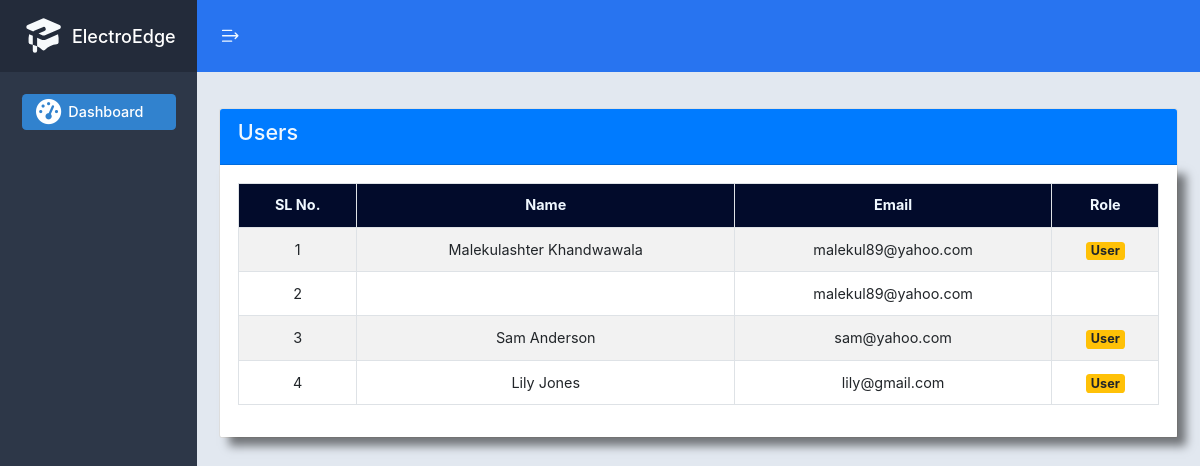
/users/, run on the app's committed database.
### electroapp/models.py (models this page shows)
class CustomUser(AbstractUser):
    role = models.CharField(max_length=100)

### electroapp/views.py (the view)
# urls.py: path('users/', views.users),
def users(request):
    user = User.objects.all()
    context = {'user':user}
    return render(request,'users.html',context)

### template/users.html (shortened to what this page needs)
{% extends 'master.html' %}
{% block content %}
<link rel="stylesheet" href="https://cdn.jsdelivr.net/npm/bootstrap@4.6.2/dist/css/bootstrap.min.css">
<section>
  <div class="card">
    <div class="card-header bg-primary">
      <div class="row">
        <div class="col-md-4">
          <h4 style="color: aliceblue;">Users</h4>
        </div>
        <div class="col-md-4"></div>
          </div>
    </div>
    <div class="card-body" style="box-shadow: 10px 10px 10px rgba(0,0,0,0.5);">
      <table class="table table-bordered table-striped" style="width:100%;">
        <thead style="background-color: rgb(2, 11, 43); color: aliceblue;">
          <tr>
            <th style="text-align:center">SL No.</th>
            <th style="text-align:center">Name</th>
            <th style="text-align:center">Email</th>
            <th style="text-align:center">Role</th>
          </tr>
        </thead>
        <tbody>
          {% for x in user %}
          <tr>
            <td style="text-align:center">{{ forloop.counter }}</td>
            <td style="text-align:center">{{ x.first_name }} {{ x.last_name }}</td>
            <td style="text-align:center">{{ x.email }}</td>
            <td style="text-align:center">
                {% if x.role == 'Admin' %}
                    <span class="badge badge-danger" style="font-size: 14px;">{{ x.role }}</span>
                {% else %}
                    <span class="badge badge-warning" style="font-size: 14px;">{{ x.role }}</span>
                {% endif %}
            </td>
          </tr>
          {% endfor %}
        </tbody>
      </table>
</div>
</div>
</section>
  {% endblock %}

### data on the page
CustomUser: first_name "Malekulashter", last_name "Khandwawala", email "malekul89@yahoo.com", role "User"
CustomUser: email "malekul89@yahoo.com"
CustomUser: first_name "Sam", last_name "Anderson", email "sam@yahoo.com", role "User"
CustomUser: first_name "Lily", last_name "Jones", email "lily@gmail.com", role "User"
